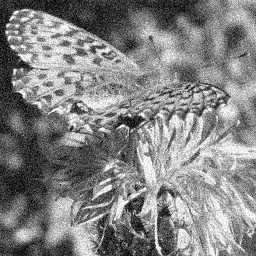
#> input picture TP_IMAGE_MAP201/TP3/papillon_noise.bmp, 256 x 256 px; the run also reads 1 picture not shown here
$ jupyter execute --allow-errors TP3-2024-2025.ipynb
#> lines starting #> are read from the running program, lines starting #| are printed output that depends on the picture
### TP_IMAGE_MAP201/TP3/utils.py
from datetime import datetime
import matplotlib.colors
import matplotlib.pyplot as plt
import numpy as np


def test_utils():
  print('Test utils ok')


# [203 lines left out: functions show_function, show_vectors, show_image, load_and_show_image, show_histogram, show_bars and 4 more, not called in this run]
# ================================================================================================================

# Filtrage

def g_sigma(x,sigma):
   y = np.exp(-0.5*x**2/(sigma**2))
   return y

# [30 lines left out: functions W_gauss, W_gauss_2, hist_cumul, disque, not called in this run]

### TP_IMAGE_MAP201/TP3/TP3-2024-2025.ipynb
# Thème Image - TP3 - Introduction au filtrage

## Notebook
* A tout moment, vous pouvez savoir dans quel répertoire vous vous trouvez en utilisant la commande `pwd`et lister les fichiers qui s'y trouvent avec la commande `ls`.

* Accèdez au dossier de travail, pour cela utilisez les commandes `pwd` (print working directory), `cd` (change directory) et `ls`(list contents) pour naviguer sur le disque.

* Changez de repertoire jusqu'a voir tous les fichiers necessaires au TP.

* Familiarisez vous avec les fonctions mises à votre disposition dans le fichier `utils.py`; elles vous seront utiles pour la suite.

* Pour commencer, executez la cellule suivante afin d'avoir accès à votre espace disque.

* Vérifiez que vous êtes au bon endroit, et que tous les fichiers nécessaires au TP sont bien présents. Utilisez la commande `ls` pour cela.

* Importez les modules dont vous aurez besoin en exécutant la cellule suivante (`Shift+Enter`).

[cell 1]
from scipy import signal
import numpy as np
import matplotlib.pyplot as plt

plt.ion()

import sys
sys.path.append('..')
from utils import *

test_utils()

# Objectifs du TP
* Aborder concrètement la notion de filtrage, d'abord en 1D puis en 2D
* Etudier deux filtres de lissage : filtre moyenne et filtre gaussien
* Application : lissage d'une image bruitée
* Comparer l'effet des deux filtres

# Exercice 1
## Filtrage 1D

On s'intéresse dans un premier temps au filtrage de signaux 1D.

Dans le cadre du filtrage numérique, on travaille sur des vecteurs de nombres.
L'idée du filtrage est de  promener une "fenêtre" sur chacun des éléments du vecteur, et obtenir une nouvelle valeur à partir des éléments de cette fenêtre.

[cell 2]
# Creer un vecteur d'indices de taille N (N pourra etre modifie par la suite)
N = 10
s = np.arange(N)
print(f's= {s}')

## Extraction d'un patch et parcours du signal

* Etant donné un indice $u$ et un entier $m$, comment construire le sous-tableau de $s$ contenant les $2m+1$ éléments suivants :
$s(u-m), ..., s(u), ..., s(u+m)$ ?

* Pour quelles valeurs de $u$ est-il possible de construire ce sous-tableau ?

On appelle *patch* un tel sous-tableau.

[cell 3]
# Ecrire une fonction permettant d'extraire la fenetre de valeurs [u-m, ..., u, ..., u+m]
def get_patch(vec, u, m):
#> called with vec = array of shape (10,), u = 5, m = 2
    if u - m < 0 or u + m >= len(vec):
        return None

    patch = []
    for i in range(u-m, u+m+1):
        patch.append(vec[i])
    return np.array(patch)

[cell 4]
# Tester la fonction: que se passe-t-il lorsque u=0 ou u=N-1?
# Autre cas problematiques?
test_patch = get_patch(s, 5, 2)
print(f'test_win= {test_patch}')

[cell 5]
# Ecrire une fonction qui verifie les bornes de la fenetre
def check_and_get_patch(vec, u, m):
    # Check
    # A COMPLETER
#> called with vec = array of shape (10,), u = 5, m = 2
    if u - m < 0 or u + m >= len(vec):
        return False, None

    # Compute
    patch = []
    # A COMPLETER
    for i in range(u-m, u+m + 1):
        patch.append(vec[i])
    return True, np.array(patch)

[cell 6]
# Tester check_and_get_window
test_check_and_get_window = check_and_get_patch(s, 5, 2)
print(f'test= {test_check_and_get_window}')

[cell 7]
# Ecrire une fonction qui extrait toutes les fenetres admissibles a partir du vecteur vec
def print_all_patches(vec, m):
    # A COMPLETER
#> called with vec = array of shape (10,), m = 2
    for u in range(len(vec)):
        ok, patch = check_and_get_patch(vec,u,m)
        if ok:
            print(f'u= {u} --> {patch}')

* Pour un vecteur de taille 10, et un rayon $m = 2$ vous devriez obtenir les patchs suivants :
- u = 2 --> [0, 1, 2, 3, 4]
- u = 3 --> [1, 2, 3, 4, 5]
- u = 4 --> [2, 3, 4, 5, 6]
- u = 5 --> [3, 4, 5, 6, 7]
- u = 6 --> [4, 5, 6, 7, 8]
- u = 7 --> [5, 6, 7, 8, 9]

[cell 8]
# Tester
print_all_patches(s, 2)

[cell 9]
# Refaire le test avec un tableau de valeurs 'physiques'
s2 = np.sin(s)  # np.sin transforme le tableau en [sin(0), sin(1), sin(2), ...]
print(f's2 = {s2}')
print_all_patches(s2, 3)

# Exercice 2
## Filtre moyenne

L'application du filtre moyenne consiste à remplacer la valeur d'un élément par la moyenne arithmétique des valeurs sur un patch centré autour de cet élément.

On note $W = \frac{1}{2M+1}\begin{pmatrix}1&\cdots&1\end{pmatrix}$ la fenêtre de longueur 2M+1, dont tous les éléments sont identiques et dont la somme vaut 1.

1. A quelle opération correspond l'instruction `np.sum(p*W)`, où `p` est un patch ?

2. En vous inspirant de l'exercice précédent, écrire une fonction qui, à partir d'un tableau $s$, renvoie le tableau $s_{mean}$ défini de la façon suivante :
  * si on peut définir un patch de taille $2m+1$ autour de l'indice $u$, $s_{mean}[u]$ est la moyenne des éléments de la fenêtre,
  * sinon $s_{mean}[0] = 0$.

**Indication** : Vous pourrez utiliser la fonction `check_and_get_patch` pour extraire de manière sécurisée les patches, et l'instruction précédente pour calculer la moyenne.

_Exemple :_
L'application du filtre moyen de rayon $m=1$ sur le vecteur $s = [0, 0, 0, 0, 0, 3, 3, 3, 3, 3]$ doit produire $s_{mean}= [0, 0, 0, 0, 1, 2, 3, 3, 3, 0]$.

3. Que pensez-vous de ce résultat ?

[cell 10]
# Ecrire une fonction permettant d'appliquer un filtre moyen sur un vecteur
def mean_filter(vec, m):
#> called with m = 1
    mean_vec = []  # Nouveau vecteur de valeurs
    # A COMPLETER
    for i in XXX:
        ok, patch = XXX
        if ok:
            mean_val = XXX
        else:
            mean_val = XXX
        ...
    return np.array(mean_vec)

[cell 11]
# Definir un vecteur de valeurs
s = [0, 0, 0, 0, 0, 3, 3, 3, 3, 3]
print(f's= {s}')

# Lisser
#> (the rest of this cell did not finish here and is left out)

* Essayer avec un vecteur plus long, contenant des valeurs 'physiques' et du bruit.

[cell 12]
# Generer le signal pur
M = 100
s = np.sin(2 * np.pi * np.arange(M) / M)

# Generer un bruit blanc (distribution aleatoire uniforme)
noise_magnitude = 0.3
noise = noise_magnitude * np.random.randint(-100, +100, M) / 100

# Appliquer le bruit au signal
s = s + noise

# Filtrer
#> (the rest of this cell did not finish here and is left out)

# Exercice 3
## Moyenne pondérée

La moyenne arithmétique accorde un poids égal à chacun des pixels sur une fenêtre donnée (tous les coefficients de $W$ sont égaux). On considère d'autres types de moyennes, dites pondérées,
où un poids différent peut être accordé à chaque pixel.

Dans un cadre totalement différent, pensez à la note du baccalauréat qui est obtenue en affectant des coeficients différents selon les matières, en faisant la somme de toutes ces notes, puis en divisant par la somme des coefficients
pour ramener la note sur 20.

Ici, on fait de même : étant donné une fenêtre $W$ de taille $2m+1$ et un vecteur $s$, on veut construire un vecteur $s2$ tel que:
*  pour chaque indice $u$, $s2[u]$ contient la moyenne pondérée par les poids $W$ sur le patch
de taille $2m+1$ autour de l'élément d'indice $u$ si on peut définir cette fenêtre
* $0$ sinon.

1. Etant donné un vecteur $W$ de taille $2m+1$ qu'on suppose normalisé (dont la somme des coefficients vaut 1), et un tableau $s$ contenant un signal, comment calculer $s2$ la moyenne pondérée de $s$ par les poids $W$ ?

**Indications** : la fonction numpy.sum() calcule la somme des éléments d'un tableau. L'opérateur * permet de multiplier terme à terme deux tableaux dans numpy. Voir l'exemple dans la cellule ci-dessous.

[cell 13]
# Exemple d'utilisation des opérateurs de numpy
a = np.array([1, 2, 3])
b = np.array([4, 5, 6])
print(a*b)
print(np.sum(a * b))

[cell 14]
# Ecrire une fonction qui calcule une moyenne ponderee en appliquant un filtre
def extract_patch(s, i, m):
    if i - m < 0 or i + m >= len(s):
        return False, None
    return True, s[i - m:i + m + 1]

def apply_filter(s, W):
    s2 = []
    # A COMPLETER
    m = int((len(W) - 1) / 2)  # Que se passe-t-il si le filtre a une taille paire ?
    # Si W paire, (len(W) - 1) / 2 risque de donner un flottant
    for i in range(len(s)):
        ok, patch = extract_patch(s, i, m)
        if ok:
            mean_val = np.sum(patch * W)
        else:
            mean_val = 0
        s2.append(mean_val)
    return np.array(s2)

[cell 15]
# Definir un vecteur de valeurs
s = [0, 0, 0, 0, 0, 3, 3, 3, 3, 3]
print(f's= {s}')

# Definir un filtre de moyenne ponderee
W = np.array([0.5, 1.0, 0.5]) / 2.0
print(f'W= {W}')

# Tester
s_wmean = apply_filter(s, W)

# Comparer
fig,ax = plt.subplots()
ax.plot(s,label='Original')
ax.plot(s_wmean,label='Weighted mean')
ax.legend()
ax.set_title('Vecteur bruité et moyenne pondérée')
print(f's_wmean= {s_wmean}')
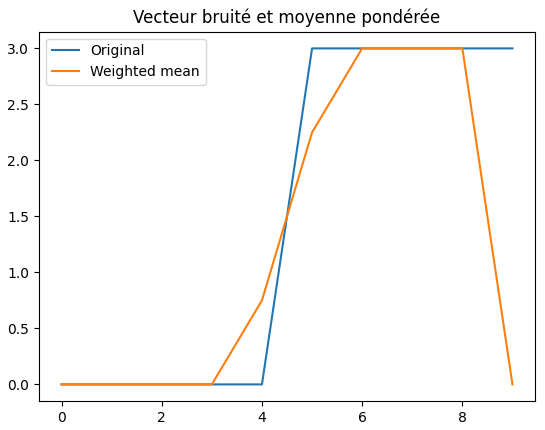
#> figure drawn by matplotlib, 1 panel; curve peaks at x = 5, y = 3; curve peaks at x = 6, y = 3

* Pour vérifier votre implémentation, testez avec les poids $1/3*[1, 1, 1]$: vous devez retrouver le même résultat qu'à l'exercice précédent.

[cell 16]
# En utilisant le filtre moyen de l'exercice precedent, on doit retrouver le meme resultat
# A COMPLETER
W = np.array([1, 1, 1]) / 3
print(f'W= {W}')

s = [0, 0, 0, 0, 0, 3, 3, 3, 3, 3]
print(f's= {s}')

s2 = apply_filter(s, W)
print(f's_mean= {s2}')

fig,ax = plt.subplots()
ax.plot(s,label='Original')
ax.plot(s2,label='Weighted mean')
ax.legend()
ax.set_title('Vecteur bruité et moyenne pondérée')
plt.show()

* Que se passe-t-il si on ne normalise pas le filtre ?

[cell 17]
W = np.array([1.0, 1.0, 1.0])  # Pas de normalisation: / 3.0
s_wmean = apply_filter(s, W)

# Afficher
fig,ax = plt.subplots()
ax.plot(s,label='s')
ax.plot(s_wmean,label='s_wmean')
ax.legend()
ax.set_title("Filtre NON normalisé")
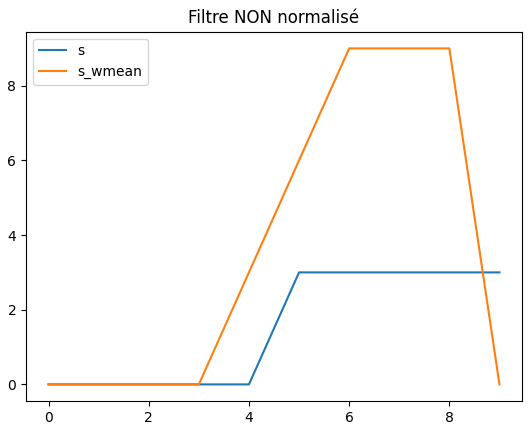
#> figure drawn by matplotlib, 1 panel; curve peaks at x = 5, y = 3; curve peaks at x = 6, y = 9

# Exercice 4
## Filtre gaussien

La fonction gaussienne $f(x) = e^{-\frac{x^2}{2\sigma^2}}$ a une forme de chapeau qui est intéressante pour construire une moyenne pondérée avec une
valeur plus importante sur l'élément central de la fenêtre et une décroissance rapide et régulière sur les autres éléments.

De plus la largeur du chapeau est contrôlée par le paramètre $\sigma$ (sigma), ce qui permet d'obtenir facilement une famille de filtres de taille plus ou moins grande.

[cell 18]
# Fonction gaussienne
def f(x, sig):
    # A COMPLETER
    return XXX

[cell 19]
# Courbes gaussiennes pour quelques valeurs de sigma
x = np.arange(-5.0, +5.0, 0.1)

fig, ax = plt.subplots()
#> (the rest of this cell did not finish here and is left out)

L'idée du filtre gaussien consiste à prendre les valeurs de $f(x)$ pour $x$ parcourant des ensembles de la forme $\lbrace -L, \ldots, 0, \ldots, L\rbrace$ où $L$ est choisi tel que $f(L+1)$ soit négligeable devant $f(0) = 1$.

Par exemple pour $\sigma = 0.5$ (voir courbe ci-dessus), on a
$f(0) = 1, f(1) \approx 0.135, f(2) \approx 0.0003$, donc $f(2)$ est négligeable devant $f(0)$.

Si on prend $L=1$ les poids correspondant à $\sigma = 0.5$ sont
$[0.135, 1, 0.135]$ avant normalisation.

[cell 20]
simga = 0.5
#> (the rest of this cell did not finish here and is left out)

print(f'f(1)= {f(1, sigma)}')
print(f'f(2)= {f(2, sigma)}')

# Et evidemment
print('\nLa distribution gaussienne est paire, donc')
print(f'f(-1)= f(1)= {f(-1, sigma)}')
print(f'f(-2)= f(2)= {f(-2, sigma)}')

De manière générale, on se fixe un seuil $\varepsilon$ et pour une valeur de $\sigma$ donnée, et on choisit la taille $L$ du filtre de telle manière que $f(L) > \varepsilon$ et $f(L + 1) < \varepsilon$.

* Montrez que  $f(L) > \varepsilon \Longleftrightarrow L < \sigma\sqrt{-2\log(\varepsilon)}$.

* Modifiez la cellule suivante pour définir une fonction qui calcule le tableau $[f(-L), ..., f(0), ..., f(L)]$ où $L$ est le plus grand entier vérifiant $f(L) > \varepsilon$ en fonction de paramètres $\sigma$ et $\epsilon$. Cette fonction doit ensuite renvoyer le tableau normalisé (dont la somme des éléments est égale à 1).

[cell 21]
# Ecrire une fonction qui genere un filtre gaussien de parametre sigma de taille max
def get_gauss_filter(sigma, epsilon):
    # Trouver le plus grand entier L tel que f(L) > epsilon
    # f(L) > eps <==> abs(L) < sig sqrt(-2 ln(eps)) i.e., L < sig sqrt(-2 ln(eps)), puisque L>0
    # A COMPLETER
    L = XXX

    # # Debug
    # print(f'Check f(L)   >  {epsilon}: {f(L, sigma)}')
    # print(f'Check f(L+1) <= {epsilon}: {f(L+1, sigma)}')

    # Calculer les poids
    w = []
    for i in range(-L, +L + 1):
        # A COMPLETER
        w.append(XXX)

    # Normaliser les poids pour obtenir le filtre
    w_sum = sum(w)
    # A COMPLETER
    fil = XXX
    return fil

* On fixe $\varepsilon = 10^{-3}$.

* Vous pouvez tester votre fonction pour $\sigma = 0.5$ et $\epsilon=0.001$ `get_gauss_filter` doit renvoyer $[0.106507 0.786986 0.106507]$. Remarquez qu'on a bien $\sum_i g_i = 1$.

_**IMPORTANT** : Vous devez avoir terminé cet exercice et obtenu le résultat demandé car vous aurez besoin de la fonction `get_gauss_filter` pour le reste de cette séance et (au moins) la séance suivante._

[cell 22]
# On se donne un epsilon
eps = 0.001

# Test
#> (the rest of this cell did not finish here and is left out)

* Remplissez le tableau suivant qui indique la taille du tableau en fonction de quelques valeurs de $\sigma$ :
  * $\sigma = 0.5 \Rightarrow size = ?$
  * $\sigma = 1.0 \Rightarrow size = ?$
  * $\sigma = 1.5 \Rightarrow size = ?$
  * $\sigma = 2.0 \Rightarrow size = ?$

Ici, $size$ est la taille du filtre, c'est-à-dire la taille du tableau, c'est-à-dire $2*L + 1$.

[cell 23]
# Calculer les longueurs des filtres gaussiens pour les valeurs de sigma suivantes
sigma = [0.1,1,1.5,2]
sizes = []
# A COMPLETER
print(sizes)

# Exercice 5
## Lissage d'un signal bruité

Nous allons extraire un signal bruité à partir de l'image papillon_noise.bmp. La cellule ci-dessous extrait la ligne 128 de l'image et l'affiche sous forme de courbe.

[cell 24]
# Charger et afficher l'image
img = plt.imread('papillon_noise.bmp')
#> img is the input picture: shape (256, 256); min 0, max 255, mean 131.3

# Extraire la ligne 128
row = img[128, :]
#> row = 256 values, max 254 at index 103, min 11 at index 70, mean 132.4

# Afficher le vecteur
fig, ax = plt.subplots()
ax.plot(row,label='Noisy')
ax.set_title("Une ligne extraite de l'image")
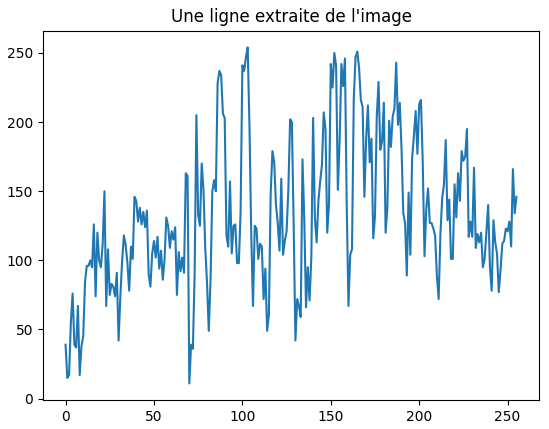
#> figure drawn by matplotlib, 1 panel; curve peaks at x = 103, y = 254

* Testez l'effet du filtre moyenne sur le vecteur $row$ en augmentant progressivement la taille de la fenêtre : 3, 5, 11, 21.

[cell 25]
fig,ax = plt.subplots(1,4,figsize=(12,3))
# Lisser avec filtres moyens de taille 3, 5, 11, 21
#> (the rest of this cell did not finish here and is left out)

* Testez l'effet du filtre Gaussien sur le vecteur $row$ en augmentant progressivement la valeur de $\sigma$ : 0.5, 1, 3, 5.

[cell 26]
fig,ax = plt.subplots(1,4,figsize=(12,3))
# Lisser avec filtres gaussiens de parametre sigma 0.5, 1, 1.5, 2
#> (the rest of this cell did not finish here and is left out)

[cell 27]
fig, ax = plt.subplots()
ax.plot(row,label='Original')

# Lisser avec des filtres gaussiens, avec sigma= 0.5, 1, 3, 5
gauss_filtering = [row]
#> (the rest of this cell did not finish here and is left out)

# Exercice 6
## Filtrage 2D

On se place maintenant dans le cadre du filtrage appliqué aux images. Le signal ici est constitué des valeurs des pixels dans un tableau à deux dimensions et les fenêtres que l'on va déplacer sur l'image (i.e. les filtres) sont des carrés centrés sur le pixel considéré.

## Construction du patch et parcours de l'image

Soit $im$ un tableau de taille $M \times N$ contenant une image.

* Etant donné un pixel désigné par un couple d'indices $(u,v)$ et un entier $m$, comment construire le patch de $im$ contenant les $(2m+1)^2$ éléments autour du pixel ?

* Pour quelles valeurs de $(u,v)$ est-il possible de construire ce patch ?

[cell 28]
# Ecrire une fonction qui extrait une fenetre centree sur (u, v) taille (2*m + 1)x(2*m + 1)


def check_and_get_patch_2D(img, u, v, m):
    # Check
    M, N = img.shape
    # A COMPLETER
    if u-m < 0 or u + m >= M:
        return False, None

    # Check
    # A COMPLETER
    if v-m < 0 or v + m >= N:
        return False, None

    # Compute
    patch = np.empty((2*m+1, 2*m+1))
    for i in range(2*m+1):
        for j in range(2*m+1):
            # A COMPLETER
            patch[i, j] = img[u-m+i, v-m+j]
    return True, patch

* Testez votre fonction à l'aide de la cellule ci-dessous.

[cell 29]
# Construire un tableau 2D d'indices
im = np.zeros([10, 10])
for i in range(im.shape[0]):
    for j in range(im.shape[1]):
        im[i, j] = i*10 + j

print(im)

# Test 1
ok, win = check_and_get_patch_2D(im, 1, 1, 2)
print(f'Should be False: {ok}')

# Test 2
m = 2
ok, win = check_and_get_patch_2D(im, 3, 3, m)
print(f'Should be True: {ok}')
print(f'Window (size= {2*m+1}x{2*m+1}) should be centered on element "33"=\n{win}')

# Autres tests
# A completer...

# Construire un tableau 2D d'indices
im = np.zeros([10, 10])
for i in range(im.shape[0]):
    for j in range(im.shape[1]):
        im[i, j] = i * 10 + j

print("Image générée :\n", im)

# Test 1: Patch trop grand pour être extrait
ok, win = check_and_get_patch_2D(im, 1, 1, 2)
print(f'Should be False: {ok}')

# Test 2: Patch valide centré sur (3,3)
m = 2
ok, win = check_and_get_patch_2D(im, 3, 3, m)
print(f'Should be True: {ok}')
print(f'Window (size={2*m+1}x{2*m+1}) should be centered on element "33":\n{win}')

# Autres tests

# Test 4: Patch dépassant en haut de l'image
ok, win = check_and_get_patch_2D(im, 0, 5, 2)
print(f'Should be False: {ok}')

* Initialisez l'image $im$ en exécutant la cellule ci-dessous.

[cell 30]
# Test 3
im = np.array([[1, 0, 0, 0],
               [0, 2, 0, 0],
               [0, 0, 3, 0],
               [0, 0, 0, 4]])

* Trouvez toutes les fenêtres de taille 3x3 de ce tableau.

Vous devez obtenir le resultat suivant :

    -----------------
    [[1. 0. 0.]
     [0. 2. 0.]
     [0. 0. 3.]]
    -----------------
    [[0. 0. 0.]
     [2. 0. 0.]
     [0. 3. 0.]]
    -----------------
    [[0. 2. 0.]
     [0. 0. 3.]
     [0. 0. 0.]]
    -----------------
    [[2. 0. 0.]
     [0. 3. 0.]
     [0. 0. 4.]]

[cell 31]
m = 1
for u in range(im.shape[0]):
    for v in range(im.shape[1]):
        # A COMPLETER
        ok, win = check_and_get_patch_2D(im, u, v, m)
        if ok:
            print('-----------------')
            print(win)

# Exercice 7
## Filtre moyenne

De même qu'en 1D, l'application de ce filtre consiste à calculer la nouvelle valeur d'un pixel comme étant la  moyenne des valeurs sur une patch centré autour de lui.

* En vous inspirant de l'exercice précédent, écrivez une fonction qui à partir d'une image $im$ renvoie l'image $im2$ définie de la façon suivante :
  * pour chaque couple d'indices $(u,v)$, $im2[u,v]$ contient la moyenne du patch de taille $(2m+1)^2$ autour de $im(u,v)$ si le patch est défini, et sinon $0$.

* Vous pouvez tester avec une image simple contenant un carré noir sur fond blanc.

* Vous pouvez faire varier la taille de la fenêtre et observer le résultat.

[cell 32]
# Ecrire une fonction qui applique un filtre moyen a une image

def check_and_get_patch_2D(img, u, v, m):
    if u - m < 0 or u + m >= img.shape[0]:
        return False, None
    if v - m < 0 or v + m >= img.shape[1]:
        return False, None
    patch = img[u - m:u + m + 1, v - m:v + m + 1]

    return True, patch

def mean_filter_2D(img, m):
    # Creer une image vide de la meme taille que l'image en entree
#> called with img = array of shape (10, 10), m = 1
    mean_img = np.empty(img.shape)

    # Appliquer le filtre
    for u in range(img.shape[0]):
        for v in range(img.shape[1]):
            # A COMPLETER
            ok, patch = check_and_get_patch_2D(img, u, v, m)
            if ok:
                mean_img[u, v] = np.mean(patch)
            else:
                mean_img[u, v] = 0

    return mean_img

[cell 33]
fig,ax = plt.subplots(1,2,figsize=(8,4))
# Creer une image d'un carre noir sur fond blanc
square = np.ones((10, 10)) * 255
square[3:7, 3:7] = 0

# Afficher
ax[0].imshow(square)
ax[0].set_axis_off()
ax[0].set_title('Original')


# Test 1
mean_square = mean_filter_2D(square, 1)
ax[1].imshow(mean_square)
ax[1].set_axis_off()
ax[1].set_title('Filtre moyen')
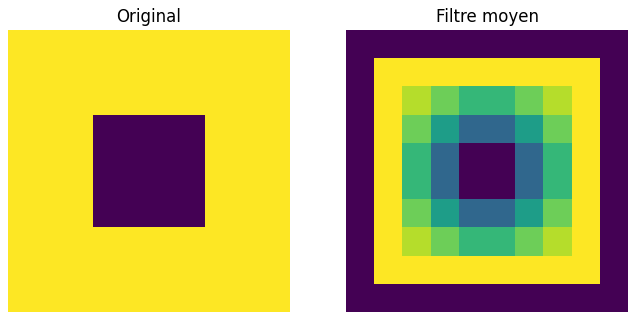
#> figure drawn by matplotlib, 2 panels

* Faites de même avec l'image papillon.bmp, avec des filtres 3x3 et 11x11.

* Que pensez-vous du résultat pour $m=5$ ?

[cell 34]
fig,ax = plt.subplots(2,2,figsize=(8,8))
# Charger l'image
test_img = plt.imread('./papillon.bmp')
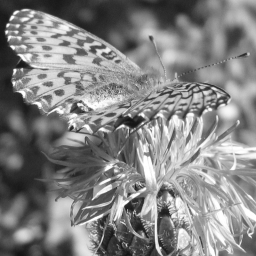
#> input picture TP_IMAGE_MAP201/TP3/papillon.bmp, 256 x 256 px
#> test_img is the input picture: shape (256, 256); min 19, max 255, mean 131.6
ax[0,0].imshow(test_img)
ax[0,0].set_axis_off()
ax[0,0].set_title('Image')

# Test 2
# A COMPLETER
mean_test_img = mean_filter_2D(test_img, m=1)
#> call 2 of mean_filter_2D, with m = 1
#> the loop in mean_filter_2D (call 2), `for u in range(img.shape[0]):` made 256 passes
#> after the loop in mean_filter_2D (call 2), `for u in range(img.shape[0]):`:
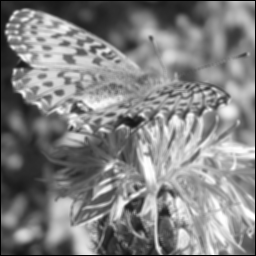
#> mean_img: shape (256, 256) float64; min 0, max 255, mean 130.1
ax[0,1].imshow(mean_test_img)
ax[0,1].set_axis_off()
ax[0,1].set_title('Filtre moyen 3x3')

# Test 3
# A COMPLETER
mean_test_img = mean_filter_2D(test_img, m=5)
#> (the rest of the program and of its run is left out)
